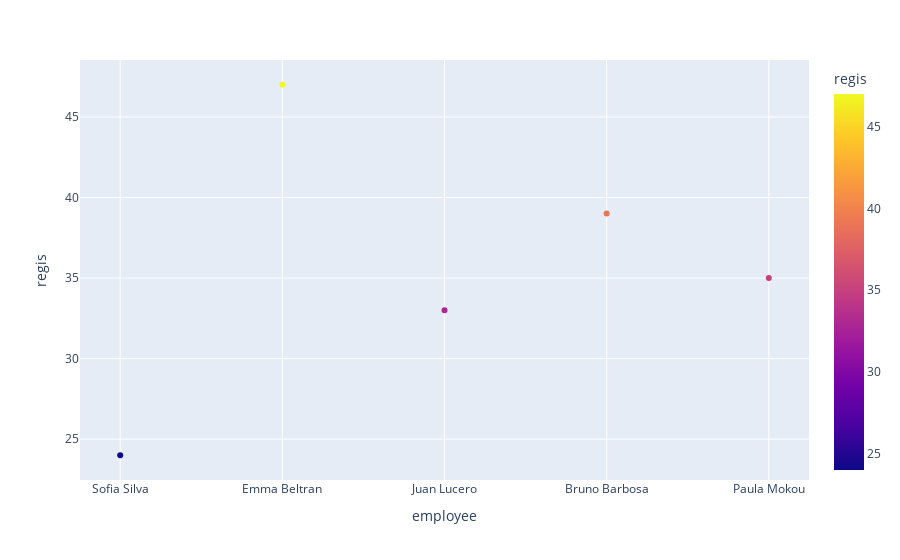

Notebook cell for this chart:
### Markdown cell above
- ##### CONSULTA SOBRE EMPLEADOS-SUCURSAL/AÑO

### Code cell
df = sqlio.read_sql_query(queries.comEmpleado('Sucursal Norte',12,2018),engine)
fig = px.scatter(df,x='employee',y="regis",color="regis")
fig.show()

### Figure 1 — Plotly figure (JSON) as saved in the notebook; plotly's stock layout.template omitted (floating-point values rounded to 4 significant figures)
{"data": [{"hovertemplate": "employee=%{x}<br>regis=%{marker.color}<extra></extra>", "legendgroup": "", "marker": {"color": [24, 47, 33, 39, 35], "coloraxis": "coloraxis", "symbol": "circle"}, "mode": "markers", "name": "", "orientation": "v", "showlegend": false, "type": "scatter", "x": ["Sofia Silva", "Emma Beltran", "Juan Lucero", "Bruno Barbosa", "Paula Mokou"], "xaxis": "x", "y": [24, 47, 33, 39, 35], "yaxis": "y"}], "layout": {"coloraxis": {"colorbar": {"title": {"text": "regis"}}, "colorscale": [[0, "#0d0887"], [0.1111, "#46039f"], [0.2222, "#7201a8"], [0.3333, "#9c179e"], [0.4444, "#bd3786"], [0.5556, "#d8576b"], [0.6667, "#ed7953"], [0.7778, "#fb9f3a"], [0.8889, "#fdca26"], [1, "#f0f921"]]}, "legend": {"tracegroupgap": 0}, "margin": {"t": 60}, "xaxis": {"anchor": "y", "domain": [0, 1], "title": {"text": "employee"}}, "yaxis": {"anchor": "x", "domain": [0, 1], "title": {"text": "regis"}}}}
